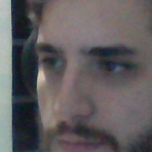
#> input picture images/face.png, 152 x 152 px; its folder holds only this picture in this run
$ python faces-train.py
#> lines starting #> are read from the running program, lines starting #| are printed output that depends on the picture
import os
from PIL import Image
import pickle

import cv2
import numpy as np


# mapeamento dos diretórios com amostras de imagens
BASE_DIR = os.path.dirname(os.path.abspath(__file__))
image_dir = os.path.join(BASE_DIR, "images")

# importação dos kernels haar para a classificação
face_cascade = cv2.CascadeClassifier('cascades/data/haarcascade_frontalface_alt2.xml')
recognizer = cv2.face.LBPHFaceRecognizer_create()


current_id_number = 0
label_ids = dict() # id de cada usuário
x_train = list() # dados reservados para o treinamento do modelo
y_labels = list() # rótulo de identificação

for root, dirs, files in os.walk(image_dir):
    for file in files:
        if file.endswith("png") or file.endswith("jpg") or file.endswith("jpeg"):
            path = os.path.join(root, file)
            label = os.path.basename(root).replace(" ", "-").lower()
            if not label in label_ids:
                label_ids[label] = current_id_number
                current_id_number += 1
            id_ = label_ids[label]
            pil_image = Image.open(path).convert("L")
            size = (550, 550)
            final_image = pil_image.resize(size, Image.Resampling.LANCZOS)
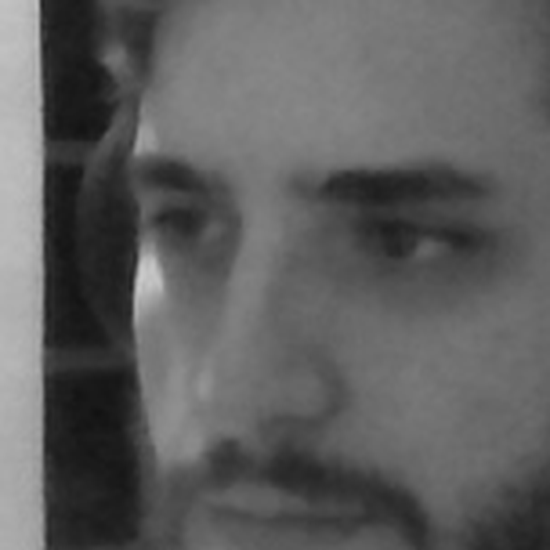
#> final_image: PIL image 550x550 L; min 17, max 203, mean 94.8
            image_array = np.array(final_image, "uint8")
            faces = face_cascade.detectMultiScale(image_array, scaleFactor=1.5, minNeighbors=5)
#> faces = ()

            # delimita a região de interesse de identificação
            for (x, y, w, h) in faces:
                roi = image_array[y:y+h, x:x+w]
                x_train.append(roi)
                y_labels.append(id_)
#> this loop made 0 passes
#> after the loop, x_train = []; y_labels = []

with open("labels.pickle", 'wb') as file:
    pickle.dump(label_ids, file)

# treinamento do modelo a partir dos dados coletados e representação do mesmo
#> (the run stopped early here; a loop or call above may not have finished)
